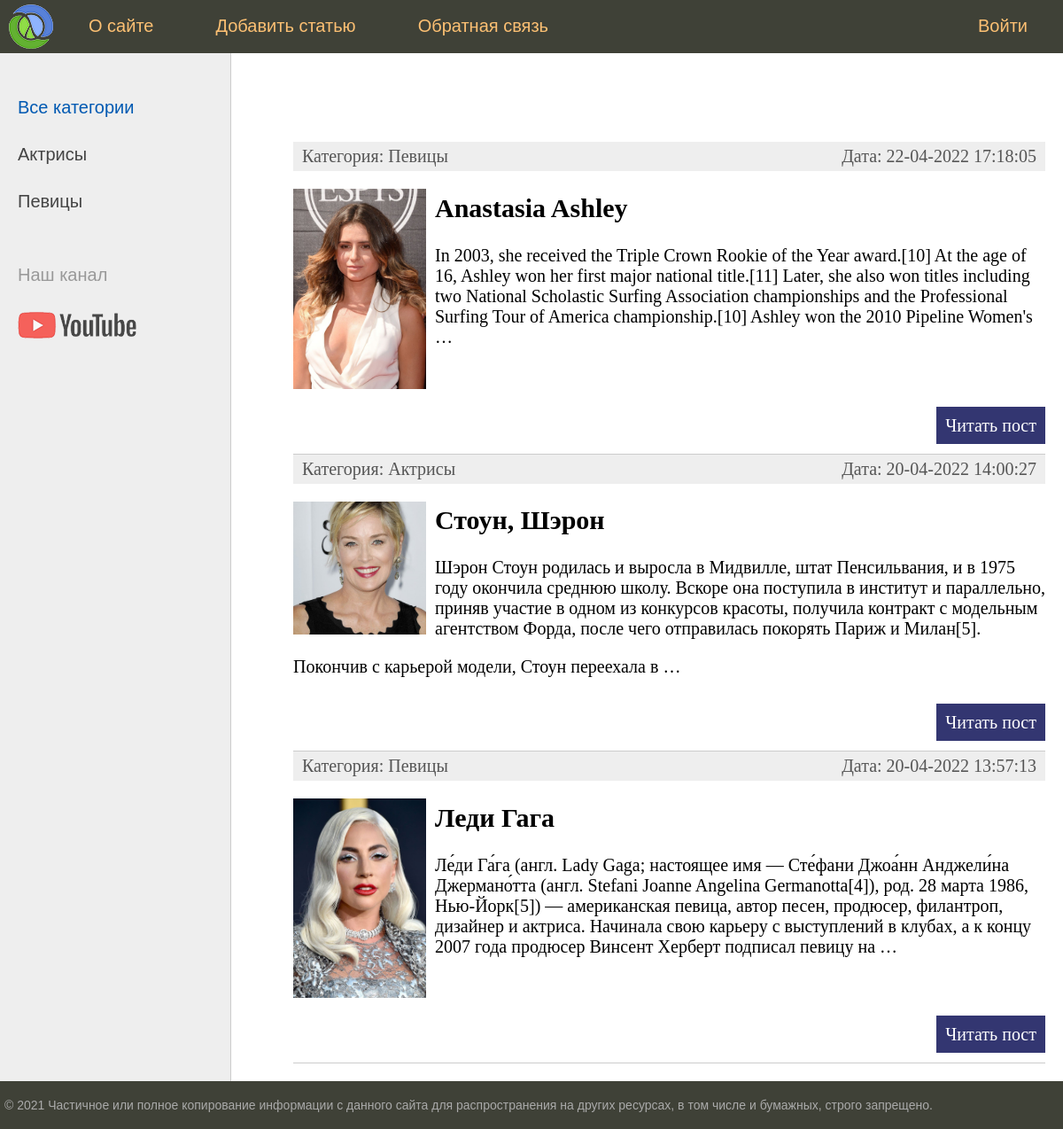
The app's page /womans/ with its own data.
### blogWoman/models.py (models this page shows, shortened)
class Category(models.Model):
    name = models.CharField(max_length=100, db_index=True, verbose_name="Категория")
    slug = models.SlugField(max_length=255, unique=True, db_index=True, verbose_name="URL")
    def __str__(self):
        return self.name
    def get_absolute_url(self):
        return reverse('category', kwargs={'cat_slug': self.slug})
    class Meta:
        verbose_name = 'Категория'
        verbose_name_plural = 'Категории'
        ordering = ['id']

class Women(models.Model):
    title = models.CharField(max_length=255, verbose_name="Заголовок")
    slug = models.SlugField(max_length=255, unique=True, db_index=True, verbose_name="URL")
    content = models.TextField(blank=True, verbose_name="Текст статьи")
    photo = models.ImageField(upload_to="photos/%Y/%m/%d/", verbose_name="Фото")
    time_create = models.DateTimeField(auto_now_add=True, verbose_name="Время создания")
    time_update = models.DateTimeField(auto_now=True, verbose_name="Время изменения")
    is_published = models.BooleanField(default=True, verbose_name="Публикация")
    cat = models.ForeignKey('Category', on_delete=models.PROTECT, verbose_name="Категории")
    def get_absolute_url(self):
        return reverse('post', kwargs={'post_slug': self.slug})
    class Meta:
        verbose_name = 'Известные женщины'
        verbose_name_plural = 'Известные женщины'
        ordering = ['-time_create', 'title']

### blogWoman/views.py (the view)
# urls.py: path('', WomenHome.as_view(), name = 'home'), # http://127.0.0.1:8000/
class WomenHome(ListView):
    model = Women
    template_name = 'women/index.html'
    context_object_name = 'posts'
    """
    метод get_context_data объединяет(сливает вместе) данные контекста всех родительских классов с данными текущего класса.
    Чтобы сохранить такое поведение в пользовательских классах, в которых вы собираетесь изменять контекст,
    вы должны в начале вызвать метод get_context_data родительского класса.
    Также вы може написать свои ORM-запросы к базе....
    Если нет двух классов, которые пытаются определить одинаковый ключ - вы получите желаемый результат.
    Однако, если есть некий класс, который пытается переопределить ключ, установленный родительскими классами(после вызова super), то любой потомок этого класса также должен явно установить такой ключ(после вызова super), если необходимо гарантировать полное переопределение данных родителей.
    Если у вас возникли проблемы, просмотрите mro(method resolution order) вашего представления.
    """
    def get_context_data(self, *, object_list=None, **kwargs):
        context = super().get_context_data(**kwargs)
        context['menu'] = menu
        context['title'] = 'Главная страница'
        context['cat_selected'] = 0
        return context
    def get_queryset(self):
        return Women.objects.filter(is_published=True)

### blogWoman/templatetags/women_tags.py (called while the page is built)
@register.inclusion_tag('women/list_categories.html')
def show_categories(sort=None, cat_selected=0):
    if not sort:
        cats = Category.objects.all()
    else:
        cats = Category.objects.order_by(sort)
    return {"cats": cats, "cat_selected": cat_selected}

### blogWoman/templates/women/index.html (shortened to what this page needs)
{% extends 'women/base.html' %}
{% block content %}
<ul class="list-articles">
	{% for p in posts %}
			<li><div class="article-panel">
	<p class="first">Категория: {{p.cat}}</p>
	<p class="last">Дата: {{p.time_update|date:"d-m-Y H:i:s"}}</p>
</div>
{% if p.photo %}
	<p><img class="img-article-left thumb" src="{{p.photo.url}}"></p>
{% endif %}
				<h2>{{p.title}}</h2>
	{% autoescape on %}
	{{p.content|linebreaks|truncatewords:50}}
	{% endautoescape %}
			<p class="link-read-post"><a href="{{ p.get_absolute_url }}">Читать пост</a></p>
			</li>
	{% endfor %}
</ul>
{% endblock %}

### blogWoman/templates/women/list_categories.html
{% for c in cats %}
	{% if c.pk == cat_selected %}
		<li class="selected">{{c.name}}</li>
	{% else %}
		<li><a href="{{ c.get_absolute_url }}">{{c.name}}</a></li>
	{% endif %}
{% endfor %}

### blogWoman/static/women/css/styles.css (style rules this page uses)
html, body { font-family: 'Arial'; margin: 0; padding: 0; height: 100%; width: 100%; color: #444; }
a { color: #0059b2; text-decoration: none; }
img { max-width: 600px; height: auto; }
img.img-article-left { max-width: 300px; height: auto; float: left; padding: 0 10px 10px 0; }
img.img-article-left.thumb { max-width: 150px; height: auto; }
p.link-read-post { text-align: right; }
p.link-read-post a { padding: 10px; min-width: 100px; background: #333671; color: #fff; text-decoration: none; }
div.article-panel { background: #eee; padding: 5px 10px 5px 10px; box-sizing: border-box; overflow: hidden; color: #555; }
div.article-panel p.first { margin: 0; float: left; }
div.article-panel p.last { margin: 0; float: right; }
ul.list-articles { list-style: none; margin: 0; padding: 0; }
ul.list-articles li { border-bottom: 1px solid #ccc; }
.left-chapters ul li { margin: 30px 0 0 0; color: #999; }
.left-chapters ul li a { color: #444; text-decoration: none; }

### records on screen
Category: name "Актрисы"
Category: name "Певицы"
Women: cat "Певицы", time_update "22-04-2022 17:18:05", photo (picture), title "Anastasia Ashley", content "In 2003, she received the Triple Crown Rookie of the Year award.[10] At the age of 16, Ashley won her first major national title.[11] Later, she also won titles including two National Scholastic Surfing Association championships and the Professional Surfing Tour of America championship.[10] Ashley won the 2010 Pipeline Women's …"
Women: cat "Актрисы", time_update "20-04-2022 14:00:27", photo (picture), title "Стоун, Шэрон", content "Шэрон Стоун родилась и выросла в Мидвилле, штат Пенсильвания, и в 1975 году окончила среднюю школу. Вскоре она поступила в институт и параллельно, приняв участие в одном из конкурсов красоты, получила контракт с модельным агентством Форда, после чего отправилась покорять Париж и Милан[5]. Покончив с карьерой модели, Стоун переехала в …"
Women: cat "Певицы", time_update "20-04-2022 13:57:13", photo (picture), title "Леди Гага", content "Ле́ди Га́га (англ. Lady Gaga; настоящее имя — Сте́фани Джоа́нн Анджели́на Джермано́тта (англ. Stefani Joanne Angelina Germanotta[4]), род. 28 марта 1986, Нью-Йорк[5]) — американская певица, автор песен, продюсер, филантроп, дизайнер и актриса. Начинала свою карьеру с выступлений в клубах, а к концу 2007 года продюсер Винсент Херберт подписал певицу на …"

### other values on screen
{{ m.title }} "О сайте" "Добавить статью" "Обратная связь"
{{ m.title }} "Войти"
